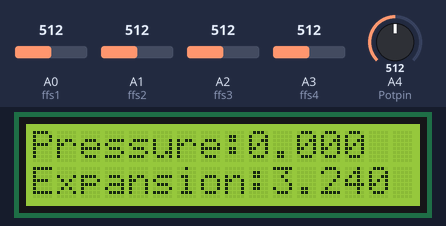
Recording of a sketch running on a simulated Arduino Uno, built with avr-gcc and run on an emulated ATmega328P. Parts: 16×2 character LCD. Inputs (shaded band) come from the test bench; at power-on: A0 (ffs1) = 512, A1 (ffs2) = 512, A2 (ffs3) = 512, A3 (ffs4) = 512, A4 (Potpin) = 512. Storage starts empty; what the sketch prints to the serial monitor is not drawn.

Above: at 20.7 s.
20.8 s: A0 (ffs1) set to 536
At 22.3 s:
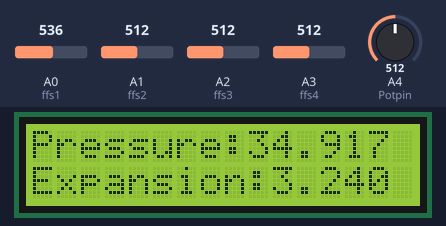
22.6 s: A1 (ffs2) set to 540
At 23.8 s:
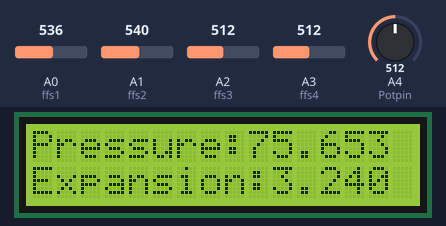
24.3 s: A1 (ffs2) set to 569
At 25.5 s:
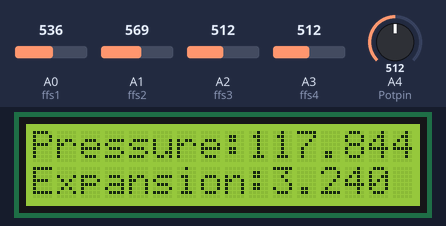
27.3 s: A0 (ffs1) set to 306
At 28.2 s:
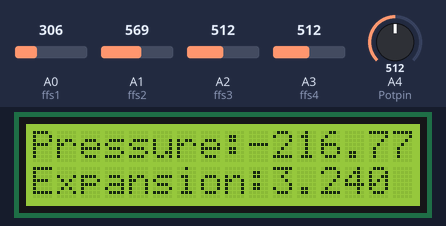
30.3 s: A2 (ffs3) set to 716
At 31.1 s:
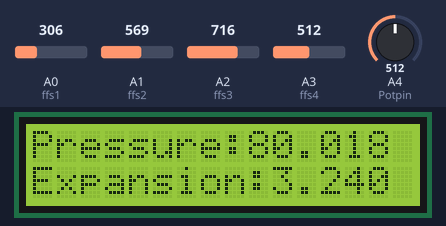
33.3 s: A3 (ffs4) set to 716
At 34.7 s:
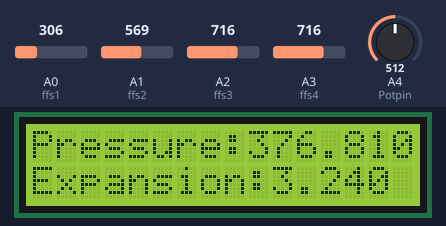
Timing chart, 0 to 36.1 s (numbered marks = the images above; inputs shaded):
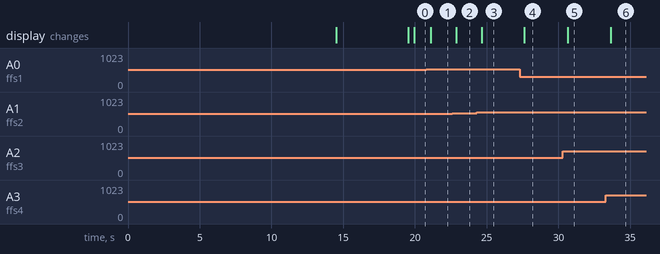

The sketch:

New_SEED_Combined_6.ino
```cpp
#include <SPI.h>
#include <SD.h>
#include <LiquidCrystal_I2C.h>

LiquidCrystal_I2C lcd(0x27, 16, 2); // set the LCD address to 0x3F for a 16 chars and 2 line display


float SensArea = .25 * 3.1415926535897932384626433832795 * sq(0.375);
float cfp = .024291; // caliberation factor 19.5
float cfd = 10;//calibration for distance
//float cf1 = //cf1 is distance calibration for press
float psi = (2.205 / SensArea * 3); // converts the force reading from kg to a pressure reading of psi across 3 sensors.
float in = 1 / 25.4; //converts the vertical and horizontal distance from mm to inches.

int i; //counter variable

int Potpin = A4; //sensor output pin connected to A0
int ffs1 = A0; // FlexiForce sensors connected analog pin A0 for Jaw 1
int ffs2 = A1; // FlexiForce sensors connected analog pin A1 for Jaw 2
int ffs3 = A2;// FlexiForce sensors connected analog pin A2 for Jaw 3
int ffs4 = A3; // FlexiForce sensors connected analog pin A3 for Jaw 4


int ffsdata1 = 0; //initialize data for Jaw 1
int ffsdata2 = 0; //initialize data for Jaw 2
int ffsdata3 = 0; //initialize data for Jaw 3
int ffsdata4 = 0; //initialize data for Jaw 4

float potvalue = 0;//variable for value coming from sensor

float vout; //
float vout1; //output variables for the jaws, numbered for which jaw it is sensing
float vout2;
float vout3;
float vout4;


float vout1p; //output variables for the pressure of the jaws
float vout2p;
float vout3p;
float vout4p;


float vout1f; //output variables for the force of the jaws
float vout2f;
float vout3f;
float vout4f;


// offsets
int ffs1_offset = 0;
int ffs2_offset = 0;
int ffs3_offset = 0;
int ffs4_offset = 0;

void getCalibration()
{
  ffs1_offset = analogRead(ffs1);
  ffs2_offset = analogRead(ffs2);
  ffs3_offset = analogRead(ffs3);
  ffs4_offset = analogRead(ffs4);
  //  //Following for and if statements run during start up for ____ seconds while the sensors calibrate and give the okay to begin testing.
  lcd.begin();
  lcd.clear();
  lcd.backlight();
  for (i = 1; i < 15; i++) {
    lcd.setCursor(0, 0);
    lcd.print("Hello m2 tester!");

    lcd.setCursor(0, 1);
    lcd.print("LCD Screen Test");
    Serial.println(i);
    delay(1000);

    if (i >= 14) {
      lcd.clear();
      lcd.setCursor(0, 0);
      lcd.print("You may begin");
      lcd.setCursor(0, 1);
      lcd.print("testing the RMT.");
      delay(5000);
      lcd.clear();
    }
  }
}

void logData(float vout1, float vout2, float vout3, float vout4, float totalPressure, float horizontal);

//SD card initilization variables
File myFile;
String dataString = "";

void setup()
{
  Serial.begin(9600);


  pinMode(potvalue, INPUT); //calling potvalue pin an input
  pinMode(ffs1, INPUT);
  pinMode(ffs2, INPUT);
  pinMode(ffs3, INPUT);
  pinMode(ffs4, INPUT);

  getCalibration();


  // Jeff - I need to figure out how to multithread. with that I can run this once while the sensors are initializing. for now commenting out


  //Code below will initialize the sd card on the MKR Zero Board and will create a .txt file to store the sensor data.

  Serial.print("Initializing SD card...");

  if (!SD.begin()) {
    Serial.println("initialization failed!");
    while (1);
  }
  Serial.println("initialization done.");


  // open a new file and immediately close it:
  Serial.println("Creating, Opening, and Closing FrcDisp1.txt...");
  myFile = SD.open("FrcDisp1.txt", FILE_WRITE);
  myFile.close();

  //The file name has to a max of 8 characters long if not it will fail to initialize the file.
  if (SD.exists("FrcDisp1.txt")) {
    Serial.println("FrcDisp1.txt exists.");
  } else {
    Serial.println("FrcDisp1.txt doesn't exist.");
  }


}


void loop() {
  float horizontal;
  float Total_Radial_Force;
  float Total_Radial_Pressure;
  potvalue = analogRead(Potpin); //reading the analog data
  potvalue  = ((potvalue - (cfd)) / 2.6); //calibrating the data for the correct distance
  horizontal = ((potvalue * 10) / 23.462) * in;

  Serial.print("Vertical Distance (in): ");
  Serial.println(potvalue, 3); //printing the data to the serial monitor
  Serial.print("Horizontal Distance (in): ");
  Serial.println(horizontal, 3);
  delay(100); //delay for the serial monitor

  ffsdata1 = analogRead(ffs1) - ffs1_offset;
  vout1 = ffsdata1;
  vout1p = (vout1 * cfp) * psi ;
  vout1f = (vout1 * cfp);
  Serial.print("Jaw 1 Force (psi): ");
  Serial.print(vout1p, 3);
  Serial.println("");
  //  delay(100);

  ffsdata2 = analogRead(ffs2) - ffs2_offset;
  vout2 = ffsdata2;
  vout2p = vout2 * cfp * psi;
  vout2f = vout2 * cfp;
  Serial.print("Jaw 2 Force (psi): ");
  Serial.print(vout2p, 3);
  Serial.println("");
  //  delay(100);

  ffsdata3 = analogRead(ffs3) - ffs3_offset;
  ; vout3 = ffsdata3;
  vout3p = vout3 * cfp * psi ;
  vout3f = vout3 * cfp;
  Serial.print("Jaw 3 Force (psi): ");
  Serial.print(vout3p, 3);
  Serial.println("");
  //  delay(100);

  ffsdata4 = analogRead(ffs4) - ffs4_offset;
  ; vout4 = ffsdata4 ;
  vout4p = vout4 * cfp * psi ;
  vout4f = vout4 * cfp;
  Serial.print("Jaw 4 Force (psi): ");
  Serial.print(vout4p, 3);
  Serial.println("");
  //  delay(100);

  //  Total_Radial_Force = (vout1f + vout2f + vout3f + vout4f);
  //  Serial.print(" Total Radial Force (psi): ");
  //  Serial.println(Total_Radial_Force, 3);
  ////  delay(100);

  Total_Radial_Pressure = (vout1p + vout2p + vout3p + vout4p);
  Serial.print(" Total Radial Pressure (psi): ");
  Serial.println(Total_Radial_Pressure, 3);
  //delay(100);


  //Printing the current total force to the LCD screen for live results w/o need for computer.
  lcd.begin();
  lcd.clear();
  lcd.setCursor(0, 0);
  lcd.print("Pressure:");
  lcd.print(Total_Radial_Pressure, 3);
  lcd.setCursor(0, 1);
  lcd.print("Expansion:");
  lcd.print(horizontal, 3);
  //delay(100);

  logData(vout1p, vout2p, vout3p, vout4p, Total_Radial_Pressure, horizontal);
}


void logData(float vout1p, float vout2p, float vout3p, float vout4p, float Total_Radial_Pressure, float horizontal)
{
  // open the file. note that only one file can be open at a time,
  myFile = SD.open("FrcDisp1.txt", FILE_WRITE);
  // if the file is available, write to it:
  if (myFile) {
    myFile.print("Total Pressure: ");
    myFile.print(Total_Radial_Pressure);
    myFile.print(" | Pressure 1: ");
    myFile.print(vout1p);
    myFile.print(" | Pressure 2: ");
    myFile.print(vout2p);
    myFile.print(" | Pressure 3: ");
    myFile.print(vout3p);
    myFile.print(" | Pressure 4: ");
    myFile.print(vout4p);
    myFile.print(" | Horizontal: ");
    myFile.print(horizontal);
    myFile.println(" ");
    myFile.close();
  }
}
```

Measured:
- after the input at 20.8 s, the display: changes after 0.30 s (image 1)
- after the input at 22.6 s, the display: changes after 0.27 s (image 2)
- after the input at 24.3 s, the display: changes after 0.35 s (image 3)
- after the input at 27.3 s, the display: changes after 0.33 s (image 4)
- after the input at 30.3 s, the display: changes after 0.34 s (image 5)
- after the input at 33.3 s, the display: changes after 0.34 s (image 6)
